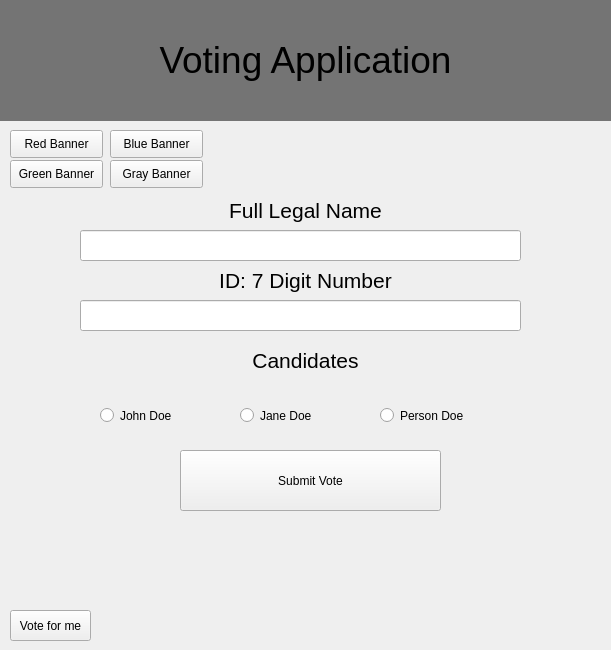
<?xml version="1.0" encoding="UTF-8"?>
<ui version="4.0">
 <class>window</class>
 <widget class="QWidget" name="window">
  <property name="geometry">
   <rect>
    <x>0</x>
    <y>0</y>
    <width>611</width>
    <height>650</height>
   </rect>
  </property>
  <property name="windowTitle">
   <string>Form</string>
  </property>
  <widget class="QLabel" name="title_label">
   <property name="geometry">
    <rect>
     <x>0</x>
     <y>0</y>
     <width>611</width>
     <height>121</height>
    </rect>
   </property>
   <property name="styleSheet">
    <string notr="true">background-color: rgb(116, 116, 116);</string>
   </property>
   <property name="text">
    <string>&lt;html&gt;&lt;head/&gt;&lt;body&gt;&lt;p align=&quot;center&quot;&gt;&lt;span style=&quot; font-size:28pt;&quot;&gt;Voting Application&lt;/span&gt;&lt;/p&gt;&lt;/body&gt;&lt;/html&gt;</string>
   </property>
  </widget>
  <widget class="QPushButton" name="red_banner_button">
   <property name="geometry">
    <rect>
     <x>10</x>
     <y>130</y>
     <width>93</width>
     <height>28</height>
    </rect>
   </property>
   <property name="text">
    <string>Red Banner</string>
   </property>
  </widget>
  <widget class="QPushButton" name="blue_banner_button">
   <property name="geometry">
    <rect>
     <x>110</x>
     <y>130</y>
     <width>93</width>
     <height>28</height>
    </rect>
   </property>
   <property name="text">
    <string>Blue Banner</string>
   </property>
  </widget>
  <widget class="QPushButton" name="gray_banner_button">
   <property name="geometry">
    <rect>
     <x>110</x>
     <y>160</y>
     <width>93</width>
     <height>28</height>
    </rect>
   </property>
   <property name="text">
    <string>Gray Banner</string>
   </property>
  </widget>
  <widget class="QPushButton" name="green_banner_button">
   <property name="geometry">
    <rect>
     <x>10</x>
     <y>160</y>
     <width>93</width>
     <height>28</height>
    </rect>
   </property>
   <property name="text">
    <string>Green Banner</string>
   </property>
  </widget>
  <widget class="QLineEdit" name="name_input">
   <property name="geometry">
    <rect>
     <x>80</x>
     <y>230</y>
     <width>441</width>
     <height>31</height>
    </rect>
   </property>
   <property name="styleSheet">
    <string notr="true">font: 10pt &quot;MS Shell Dlg 2&quot;;</string>
   </property>
   <property name="text">
    <string/>
   </property>
  </widget>
  <widget class="QLineEdit" name="id_input">
   <property name="geometry">
    <rect>
     <x>80</x>
     <y>300</y>
     <width>441</width>
     <height>31</height>
    </rect>
   </property>
  </widget>
  <widget class="QLabel" name="name_label">
   <property name="geometry">
    <rect>
     <x>200</x>
     <y>190</y>
     <width>211</width>
     <height>41</height>
    </rect>
   </property>
   <property name="text">
    <string>&lt;html&gt;&lt;head/&gt;&lt;body&gt;&lt;p align=&quot;center&quot;&gt;&lt;span style=&quot; font-size:16pt;&quot;&gt;Full Legal Name&lt;/span&gt;&lt;/p&gt;&lt;/body&gt;&lt;/html&gt;</string>
   </property>
  </widget>
  <widget class="QLabel" name="id_label">
   <property name="geometry">
    <rect>
     <x>190</x>
     <y>260</y>
     <width>231</width>
     <height>41</height>
    </rect>
   </property>
   <property name="text">
    <string>&lt;html&gt;&lt;head/&gt;&lt;body&gt;&lt;p align=&quot;center&quot;&gt;&lt;span style=&quot; font-size:16pt;&quot;&gt;ID: 7 Digit Number&lt;/span&gt;&lt;/p&gt;&lt;/body&gt;&lt;/html&gt;</string>
   </property>
  </widget>
  <widget class="QLabel" name="name_label_2">
   <property name="geometry">
    <rect>
     <x>220</x>
     <y>340</y>
     <width>171</width>
     <height>41</height>
    </rect>
   </property>
   <property name="text">
    <string>&lt;html&gt;&lt;head/&gt;&lt;body&gt;&lt;p align=&quot;center&quot;&gt;&lt;span style=&quot; font-size:16pt;&quot;&gt;Candidates&lt;/span&gt;&lt;/p&gt;&lt;/body&gt;&lt;/html&gt;</string>
   </property>
  </widget>
  <widget class="QRadioButton" name="john_vote">
   <property name="geometry">
    <rect>
     <x>100</x>
     <y>390</y>
     <width>131</width>
     <height>51</height>
    </rect>
   </property>
   <property name="styleSheet">
    <string notr="true">font: 14pt &quot;MS Shell Dlg 2&quot;;</string>
   </property>
   <property name="text">
    <string>John Doe</string>
   </property>
  </widget>
  <widget class="QRadioButton" name="jane_vote">
   <property name="geometry">
    <rect>
     <x>240</x>
     <y>390</y>
     <width>131</width>
     <height>51</height>
    </rect>
   </property>
   <property name="styleSheet">
    <string notr="true">font: 14pt &quot;MS Shell Dlg 2&quot;;</string>
   </property>
   <property name="text">
    <string>Jane Doe</string>
   </property>
  </widget>
  <widget class="QRadioButton" name="person_vote">
   <property name="geometry">
    <rect>
     <x>380</x>
     <y>390</y>
     <width>141</width>
     <height>51</height>
    </rect>
   </property>
   <property name="styleSheet">
    <string notr="true">font: 14pt &quot;MS Shell Dlg 2&quot;;</string>
   </property>
   <property name="text">
    <string>Person Doe</string>
   </property>
  </widget>
  <widget class="QPushButton" name="submit_button">
   <property name="geometry">
    <rect>
     <x>180</x>
     <y>450</y>
     <width>261</width>
     <height>61</height>
    </rect>
   </property>
   <property name="styleSheet">
    <string notr="true">font: 20pt &quot;MS Shell Dlg 2&quot;;</string>
   </property>
   <property name="text">
    <string>Submit Vote</string>
   </property>
  </widget>
  <widget class="QLabel" name="output_message">
   <property name="geometry">
    <rect>
     <x>30</x>
     <y>510</y>
     <width>551</width>
     <height>81</height>
    </rect>
   </property>
   <property name="styleSheet">
    <string notr="true">font: 18pt &quot;MS Shell Dlg 2&quot;;</string>
   </property>
   <property name="text">
    <string>&lt;html&gt;&lt;head/&gt;&lt;body&gt;&lt;p align=&quot;center&quot;&gt;&lt;br/&gt;&lt;/p&gt;&lt;/body&gt;&lt;/html&gt;</string>
   </property>
   <property name="alignment">
    <set>Qt::AlignCenter</set>
   </property>
   <property name="wordWrap">
    <bool>true</bool>
   </property>
  </widget>
  <widget class="QPushButton" name="vote_for_me_fun_button">
   <property name="geometry">
    <rect>
     <x>10</x>
     <y>610</y>
     <width>81</width>
     <height>31</height>
    </rect>
   </property>
   <property name="styleSheet">
    <string notr="true">font: 7pt &quot;MS Shell Dlg 2&quot;;</string>
   </property>
   <property name="text">
    <string>Vote for me</string>
   </property>
  </widget>
 </widget>
 <resources/>
 <connections/>
</ui>
